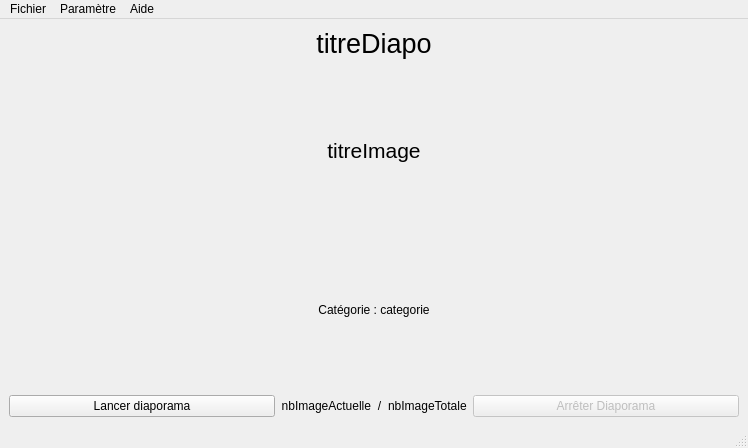
<?xml version="1.0" encoding="UTF-8"?>
<ui version="4.0">
 <class>LecteurVue</class>
 <widget class="QMainWindow" name="LecteurVue">
  <property name="geometry">
   <rect>
    <x>0</x>
    <y>0</y>
    <width>748</width>
    <height>448</height>
   </rect>
  </property>
  <property name="windowTitle">
   <string>LecteurVue</string>
  </property>
  <widget class="QWidget" name="centralwidget">
   <property name="enabled">
    <bool>true</bool>
   </property>
   <layout class="QVBoxLayout" name="verticalLayout_2">
    <item>
     <layout class="QVBoxLayout" name="verticalLayout" stretch="0,0,0,1,0,0,0">
      <item>
       <layout class="QHBoxLayout" name="horizontalLayout" stretch="3">
        <item>
         <widget class="QLabel" name="lTitreDiapo">
          <property name="font">
           <font>
            <pointsize>20</pointsize>
           </font>
          </property>
          <property name="text">
           <string>titreDiapo</string>
          </property>
          <property name="alignment">
           <set>Qt::AlignCenter</set>
          </property>
         </widget>
        </item>
       </layout>
      </item>
      <item>
       <spacer name="verticalSpacer_2">
        <property name="orientation">
         <enum>Qt::Vertical</enum>
        </property>
        <property name="sizeHint" stdset="0">
         <size>
          <width>20</width>
          <height>40</height>
         </size>
        </property>
       </spacer>
      </item>
      <item>
       <widget class="QLabel" name="lTitreImage">
        <property name="font">
         <font>
          <pointsize>16</pointsize>
         </font>
        </property>
        <property name="text">
         <string>titreImage</string>
        </property>
        <property name="alignment">
         <set>Qt::AlignCenter</set>
        </property>
       </widget>
      </item>
      <item>
       <layout class="QHBoxLayout" name="horizontalLayout_2" stretch="0,0,1,0,0">
        <item>
         <widget class="QPushButton" name="bPrecedent">
          <property name="text">
           <string/>
          </property>
          <property name="icon">
           <iconset>
            <normaloff>//haya/dossiersetud_BaieSsd/amarrier002/Desktop/image diapo/Arrow-PNG-Pic-inverse.png</normaloff>//haya/dossiersetud_BaieSsd/amarrier002/Desktop/image diapo/Arrow-PNG-Pic-inverse.png</iconset>
          </property>
          <property name="iconSize">
           <size>
            <width>60</width>
            <height>30</height>
           </size>
          </property>
          <property name="flat">
           <bool>true</bool>
          </property>
         </widget>
        </item>
        <item>
         <spacer name="horizontalSpacer">
          <property name="orientation">
           <enum>Qt::Horizontal</enum>
          </property>
          <property name="sizeHint" stdset="0">
           <size>
            <width>40</width>
            <height>20</height>
           </size>
          </property>
         </spacer>
        </item>
        <item>
         <widget class="QLabel" name="image">
          <property name="sizePolicy">
           <sizepolicy hsizetype="Fixed" vsizetype="Fixed">
            <horstretch>128</horstretch>
            <verstretch>128</verstretch>
           </sizepolicy>
          </property>
          <property name="minimumSize">
           <size>
            <width>128</width>
            <height>128</height>
           </size>
          </property>
          <property name="baseSize">
           <size>
            <width>128</width>
            <height>128</height>
           </size>
          </property>
          <property name="text">
           <string/>
          </property>
          <property name="pixmap">
           <pixmap>cartesDisney/Disney_6.gif</pixmap>
          </property>
         </widget>
        </item>
        <item>
         <spacer name="horizontalSpacer_3">
          <property name="orientation">
           <enum>Qt::Horizontal</enum>
          </property>
          <property name="sizeHint" stdset="0">
           <size>
            <width>40</width>
            <height>20</height>
           </size>
          </property>
         </spacer>
        </item>
        <item>
         <widget class="QPushButton" name="bSuivant">
          <property name="minimumSize">
           <size>
            <width>0</width>
            <height>0</height>
           </size>
          </property>
          <property name="sizeIncrement">
           <size>
            <width>60</width>
            <height>0</height>
           </size>
          </property>
          <property name="baseSize">
           <size>
            <width>60</width>
            <height>0</height>
           </size>
          </property>
          <property name="text">
           <string/>
          </property>
          <property name="icon">
           <iconset>
            <normaloff>//haya/dossiersetud_BaieSsd/amarrier002/Desktop/image diapo/Arrow-PNG-Pic.png</normaloff>//haya/dossiersetud_BaieSsd/amarrier002/Desktop/image diapo/Arrow-PNG-Pic.png</iconset>
          </property>
          <property name="iconSize">
           <size>
            <width>60</width>
            <height>30</height>
           </size>
          </property>
          <property name="flat">
           <bool>true</bool>
          </property>
         </widget>
        </item>
       </layout>
      </item>
      <item>
       <widget class="QLabel" name="lCategorie">
        <property name="text">
         <string>Catégorie : categorie</string>
        </property>
        <property name="alignment">
         <set>Qt::AlignCenter</set>
        </property>
       </widget>
      </item>
      <item>
       <spacer name="verticalSpacer">
        <property name="orientation">
         <enum>Qt::Vertical</enum>
        </property>
        <property name="sizeHint" stdset="0">
         <size>
          <width>20</width>
          <height>40</height>
         </size>
        </property>
       </spacer>
      </item>
      <item>
       <layout class="QHBoxLayout" name="horizontalLayout_3" stretch="1,0,0,0,1">
        <item>
         <widget class="QPushButton" name="bLancerDiapo">
          <property name="text">
           <string>Lancer diaporama</string>
          </property>
         </widget>
        </item>
        <item>
         <widget class="QLabel" name="lImageActuel">
          <property name="text">
           <string>nbImageActuelle</string>
          </property>
          <property name="alignment">
           <set>Qt::AlignRight|Qt::AlignTrailing|Qt::AlignVCenter</set>
          </property>
         </widget>
        </item>
        <item>
         <widget class="QLabel" name="slash">
          <property name="text">
           <string>/</string>
          </property>
          <property name="alignment">
           <set>Qt::AlignCenter</set>
          </property>
         </widget>
        </item>
        <item>
         <widget class="QLabel" name="lImageMax">
          <property name="text">
           <string>nbImageTotale</string>
          </property>
          <property name="alignment">
           <set>Qt::AlignLeading|Qt::AlignLeft|Qt::AlignVCenter</set>
          </property>
         </widget>
        </item>
        <item>
         <widget class="QPushButton" name="bArreterDiapo">
          <property name="enabled">
           <bool>false</bool>
          </property>
          <property name="text">
           <string>Arrêter Diaporama</string>
          </property>
         </widget>
        </item>
       </layout>
      </item>
     </layout>
    </item>
   </layout>
  </widget>
  <widget class="QMenuBar" name="menubar">
   <property name="geometry">
    <rect>
     <x>0</x>
     <y>0</y>
     <width>748</width>
     <height>22</height>
    </rect>
   </property>
   <widget class="QMenu" name="menuPatram_tre">
    <property name="title">
     <string>Paramètre</string>
    </property>
    <addaction name="actionCharger"/>
    <addaction name="separator"/>
    <addaction name="actionVitesse"/>
   </widget>
   <widget class="QMenu" name="menuAide">
    <property name="title">
     <string>Aide</string>
    </property>
    <addaction name="actionPropos"/>
   </widget>
   <widget class="QMenu" name="menuFichier">
    <property name="title">
     <string>Fichier</string>
    </property>
    <addaction name="actionQuitter"/>
   </widget>
   <addaction name="menuFichier"/>
   <addaction name="menuPatram_tre"/>
   <addaction name="menuAide"/>
  </widget>
  <widget class="QStatusBar" name="statusBar">
   <property name="cursor">
    <cursorShape>CrossCursor</cursorShape>
   </property>
  </widget>
  <action name="actionCharger">
   <property name="text">
    <string>Charger diaporama</string>
   </property>
  </action>
  <action name="actionVitesse">
   <property name="text">
    <string>Vitesse de défilement</string>
   </property>
  </action>
  <action name="actionQuitter">
   <property name="text">
    <string>Quitter</string>
   </property>
  </action>
  <action name="actionPropos">
   <property name="text">
    <string>À propos de ...</string>
   </property>
  </action>
 </widget>
 <resources/>
 <connections/>
</ui>
